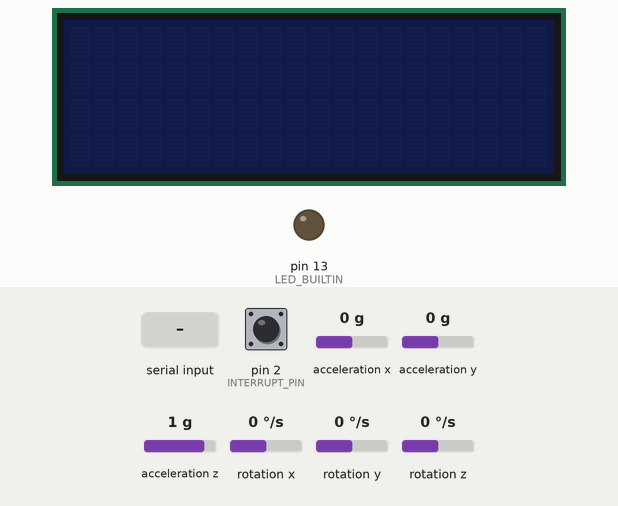
A sketch run on a simulated Arduino Uno, built with avr-gcc and run on an emulated ATmega328P. On the bench: 20×4 character LCD, output pins drawn as LEDs (lit = HIGH). Dashed ring = blinking. Inputs (shaded band) come from the test bench; at power-on: rotation z 0 °/s, acceleration x 0 g, acceleration z 1 g, acceleration y 0 g, pin 2 (INTERRUPT_PIN) LOW, rotation x 0 °/s, rotation y 0 °/s. The sensor or clock chip raises its interrupt line as the real part does; what the sketch prints to the serial monitor is not drawn.

Above: at 0.9 s.
1.0 s: "1\n" received over Serial
4.0 s: rotation z set to -100 °/s
At 4.77 s:
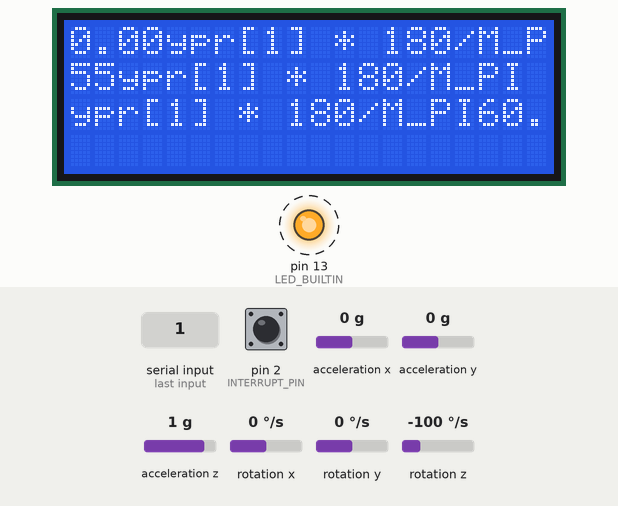
7.0 s: acceleration x set to -1.4 g
At 7.46 s:
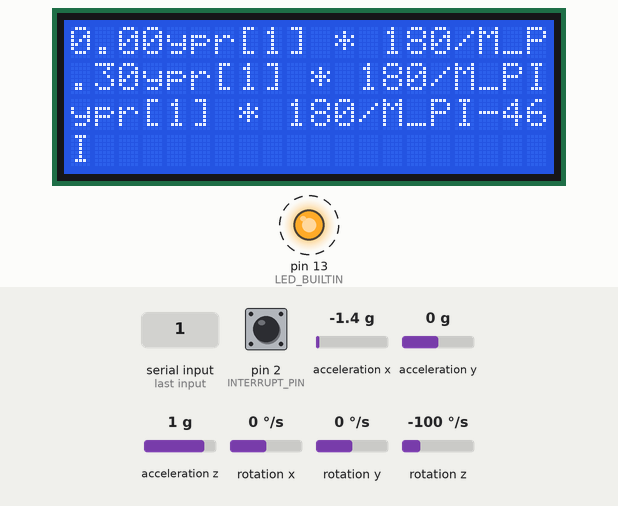
10.0 s: acceleration z set to 0 g
At 11.19 s:
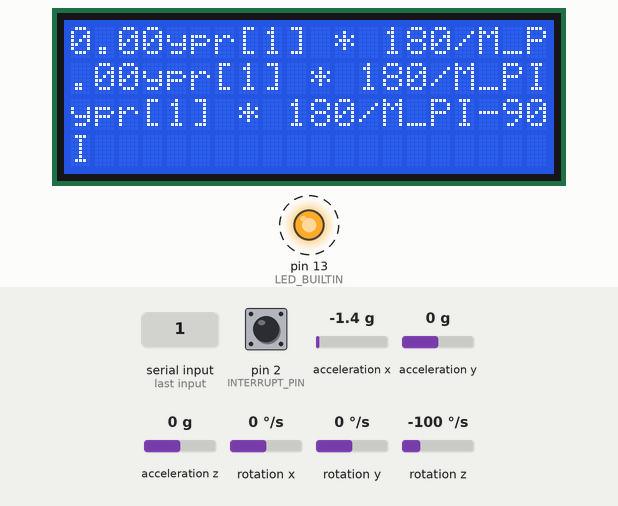
13.0 s: acceleration y set to 0.8 g
At 15.66 s:
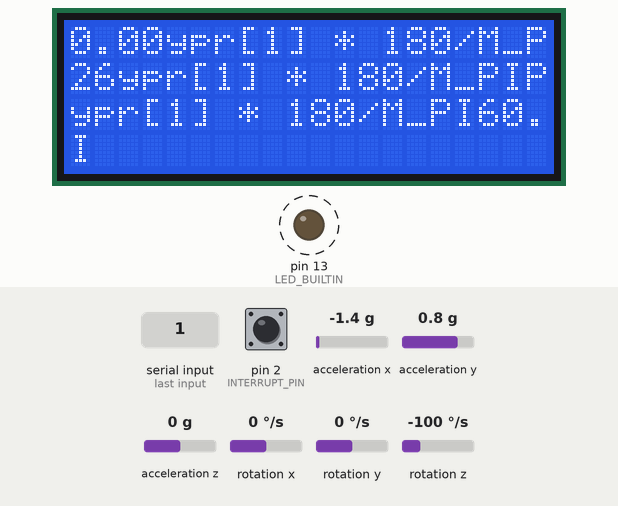
16.0 s: acceleration x set to 0 g
At 19.3 s:
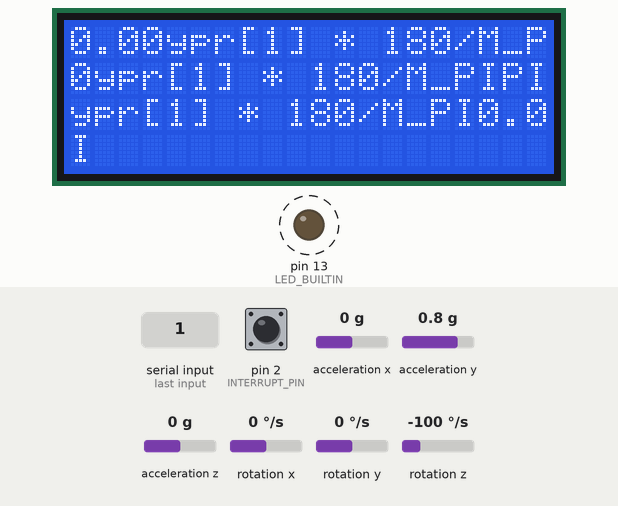
Timing chart, 0 to 20.0 s (numbered marks = the images above; inputs shaded):
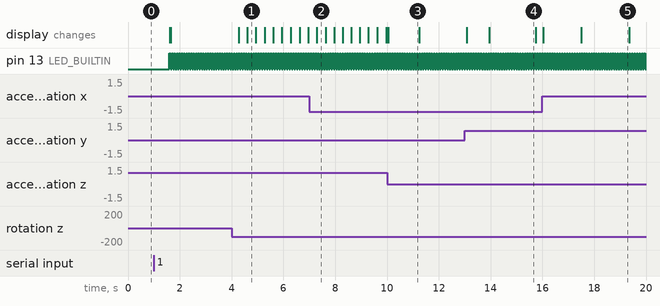

The sketch:

2310.ino
```cpp
/*
  MPU6050 DMP6

  Digital Motion Processor or DMP performs complex motion processing tasks.
  - Fuses the data from the accel, gyro, and external magnetometer if applied,
  compensating individual sensor noise and errors.
  - Detect specific types of motion without the need to continuously monitor
  raw sensor data with a microcontroller.
  - Reduce workload on the microprocessor.
  - Output processed data such as quaternions, Euler angles, and gravity vectors.

  The code includes an auto-calibration and offsets generator tasks. Different
  output formats available.

  This code is compatible with the teapot project by using the teapot output format.

  Circuit: In addition to connection 3.3v, GND, SDA, and SCL, this sketch
  depends on the MPU6050's INT pin being connected to the Arduino's
  external interrupt #0 pin.

  The teapot processing example may be broken due FIFO structure change if using DMP
  6.12 firmware version.

  Find the full MPU6050 library documentation here:
  https://github.com/ElectronicCats/mpu6050/wiki

*/
#include <LiquidCrystal_I2C.h>
#include "I2Cdev.h"
#include "MPU6050_6Axis_MotionApps20.h"
//#include "MPU6050_6Axis_MotionApps612.h" // Uncomment this library to work with DMP 6.12 and comment on the above library.
LiquidCrystal_I2C lcd(0x27,20,4);
/* MPU6050 default I2C address is 0x68*/
MPU6050 mpu;
//MPU6050 mpu(0x69); //Use for AD0 high
//MPU6050 mpu(0x68, &Wire1); //Use for AD0 low, but 2nd Wire (TWI/I2C) object.

/* OUTPUT FORMAT DEFINITION-------------------------------------------------------------------------------------------
- Use "OUTPUT_READABLE_QUATERNION" for quaternion commponents in [w, x, y, z] format. Quaternion does not
suffer from gimbal lock problems but is harder to parse or process efficiently on a remote host or software
environment like Processing.

- Use "OUTPUT_READABLE_EULER" for Euler angles (in degrees) output, calculated from the quaternions coming
from the FIFO. EULER ANGLES SUFFER FROM GIMBAL LOCK PROBLEM.

- Use "OUTPUT_READABLE_YAWPITCHROLL" for yaw/pitch/roll angles (in degrees) calculated from the quaternions
coming from the FIFO. THIS REQUIRES GRAVITY VECTOR CALCULATION.
YAW/PITCH/ROLL ANGLES SUFFER FROM GIMBAL LOCK PROBLEM.

- Use "OUTPUT_READABLE_REALACCEL" for acceleration components with gravity removed. The accel reference frame
is not compensated for orientation. +X will always be +X according to the sensor.

- Use "OUTPUT_READABLE_WORLDACCEL" for acceleration components with gravity removed and adjusted for the world
reference frame. Yaw is relative if there is no magnetometer present.

-  Use "OUTPUT_TEAPOT" for output that matches the InvenSense teapot demo.
-------------------------------------------------------------------------------------------------------------------------------*/
#define OUTPUT_READABLE_YAWPITCHROLL
//#define OUTPUT_READABLE_QUATERNION
//#define OUTPUT_READABLE_EULER
//#define OUTPUT_READABLE_REALACCEL
//#define OUTPUT_READABLE_WORLDACCEL
//#define OUTPUT_TEAPOT

int const INTERRUPT_PIN = 2;  // Define the interruption #0 pin
bool blinkState;

/*---MPU6050 Control/Status Variables---*/
bool DMPReady = false;  // Set true if DMP init was successful
uint8_t MPUIntStatus;   // Holds actual interrupt status byte from MPU
uint8_t devStatus;      // Return status after each device operation (0 = success, !0 = error)
uint16_t packetSize;    // Expected DMP packet size (default is 42 bytes)
uint8_t FIFOBuffer[64]; // FIFO storage buffer

/*---Orientation/Motion Variables---*/
Quaternion q;           // [w, x, y, z]         Quaternion container
VectorInt16 aa;         // [x, y, z]            Accel sensor measurements
VectorInt16 gy;         // [x, y, z]            Gyro sensor measurements
VectorInt16 aaReal;     // [x, y, z]            Gravity-free accel sensor measurements
VectorInt16 aaWorld;    // [x, y, z]            World-frame accel sensor measurements
VectorFloat gravity;    // [x, y, z]            Gravity vector
float euler[3];         // [psi, theta, phi]    Euler angle container
float ypr[3];           // [yaw, pitch, roll]   Yaw/Pitch/Roll container and gravity vector

/*-Packet structure for InvenSense teapot demo-*/
uint8_t teapotPacket[14] = { '$', 0x02, 0, 0, 0, 0, 0, 0, 0, 0, 0x00, 0x00, '\r', '\n' };

/*------Interrupt detection routine------*/
volatile bool MPUInterrupt = false;     // Indicates whether MPU6050 interrupt pin has gone high
void DMPDataReady() {
  MPUInterrupt = true;
}

void setup() {
  #if I2CDEV_IMPLEMENTATION == I2CDEV_ARDUINO_WIRE
    Wire.begin();
    Wire.setClock(400000); // 400kHz I2C clock. Comment on this line if having compilation difficulties
  #elif I2CDEV_IMPLEMENTATION == I2CDEV_BUILTIN_FASTWIRE
    Fastwire::setup(400, true);
  #endif

  Serial.begin(115200); //115200 is required for Teapot Demo output
  while (!Serial);

  /*Initialize device*/
  Serial.println(F("Initializing I2C devices..."));
  mpu.initialize();
  pinMode(INTERRUPT_PIN, INPUT);

  /*Verify connection*/
  Serial.println(F("Testing MPU6050 connection..."));
  if(mpu.testConnection() == false){
    Serial.println("MPU6050 connection failed");
    while(true);
  }
  else {
    Serial.println("MPU6050 connection successful");
  }

  /*Wait for Serial input*/
  Serial.println(F("\nSend any character to begin: "));
  while (Serial.available() && Serial.read()); // Empty buffer
  while (!Serial.available());                 // Wait for data
  while (Serial.available() && Serial.read()); // Empty buffer again

  /* Initializate and configure the DMP*/
  Serial.println(F("Initializing DMP..."));
  devStatus = mpu.dmpInitialize();

  /* Supply your gyro offsets here, scaled for min sensitivity */
  mpu.setXGyroOffset(0);
  mpu.setYGyroOffset(0);
  mpu.setZGyroOffset(0);
  mpu.setXAccelOffset(0);
  mpu.setYAccelOffset(0);
  mpu.setZAccelOffset(0);

  /* Making sure it worked (returns 0 if so) */
  if (devStatus == 0) {
    mpu.CalibrateAccel(6);  // Calibration Time: generate offsets and calibrate our MPU6050
    mpu.CalibrateGyro(6);
    Serial.println("These are the Active offsets: ");
    mpu.PrintActiveOffsets();
    Serial.println(F("Enabling DMP..."));   //Turning ON DMP
    mpu.setDMPEnabled(true);

    /*Enable Arduino interrupt detection*/
    Serial.print(F("Enabling interrupt detection (Arduino external interrupt "));
    Serial.print(digitalPinToInterrupt(INTERRUPT_PIN));
    Serial.println(F(")..."));
    attachInterrupt(digitalPinToInterrupt(INTERRUPT_PIN), DMPDataReady, RISING);
    MPUIntStatus = mpu.getIntStatus();

    /* Set the DMP Ready flag so the main loop() function knows it is okay to use it */
    Serial.println(F("DMP ready! Waiting for first interrupt..."));
    DMPReady = true;
    packetSize = mpu.dmpGetFIFOPacketSize(); //Get expected DMP packet size for later comparison
  }
  else {
    Serial.print(F("DMP Initialization failed (code ")); //Print the error code
    Serial.print(devStatus);
    Serial.println(F(")"));
    // 1 = initial memory load failed
    // 2 = DMP configuration updates failed
  }
  pinMode(LED_BUILTIN, OUTPUT);

   lcd.init();                      // initialize the lcd
  lcd.backlight();
}

void loop() {
  if (!DMPReady) return; // Stop the program if DMP programming fails.

  /* Read a packet from FIFO */
  if (mpu.dmpGetCurrentFIFOPacket(FIFOBuffer)) { // Get the Latest packet
    #ifdef OUTPUT_READABLE_YAWPITCHROLL
      /* Display Euler angles in degrees */
      mpu.dmpGetQuaternion(&q, FIFOBuffer);
      mpu.dmpGetGravity(&gravity, &q);
      mpu.dmpGetYawPitchRoll(ypr, &q, &gravity);
      Serial.print("ypr\t");
      Serial.print(ypr[0] * 180/M_PI);
      Serial.print("\t");
      Serial.print(ypr[1] * 180/M_PI);
      Serial.print("\t");
      Serial.println(ypr[2] * 180/M_PI);
           lcd.print((ypr[0] * 180/M_PI));
            lcd.print(("ypr[1] * 180/M_PI"));
    #endif

    #ifdef OUTPUT_READABLE_QUATERNION
      /* Display Quaternion values in easy matrix form: [w, x, y, z] */
      mpu.dmpGetQuaternion(&q, FIFOBuffer);
      Serial.print("quat\t");
      Serial.print(q.w);
      Serial.print("\t");
      Serial.print(q.x);
      Serial.print("\t");
      Serial.print(q.y);
      Serial.print("\t");
      Serial.println(q.z);
    #endif

    #ifdef OUTPUT_READABLE_EULER
      /* Display Euler angles in degrees */
      mpu.dmpGetQuaternion(&q, FIFOBuffer);
      mpu.dmpGetEuler(euler, &q);
      Serial.print("euler\t");
      Serial.print(euler[0] * 180/M_PI);
      Serial.print("\t");
      Serial.print(euler[1] * 180/M_PI);
      Serial.print("\t");
      Serial.println(euler[2] * 180/M_PI);
    #endif

    #ifdef OUTPUT_READABLE_REALACCEL
      /* Display real acceleration, adjusted to remove gravity */
      mpu.dmpGetQuaternion(&q, FIFOBuffer);
      mpu.dmpGetAccel(&aa, FIFOBuffer);
      mpu.dmpGetGravity(&gravity, &q);
      mpu.dmpGetLinearAccel(&aaReal, &aa, &gravity);
      Serial.print("areal\t");
      Serial.print(aaReal.x);
      Serial.print("\t");
      Serial.print(aaReal.y);
      Serial.print("\t");
      Serial.println(aaReal.z);
    #endif

    #ifdef OUTPUT_READABLE_WORLDACCEL
      /* Display initial world-frame acceleration, adjusted to remove gravity
      and rotated based on known orientation from Quaternion */
      mpu.dmpGetQuaternion(&q, FIFOBuffer);
      mpu.dmpGetAccel(&aa, FIFOBuffer);
      mpu.dmpGetGravity(&gravity, &q);
      mpu.dmpGetLinearAccel(&aaReal, &aa, &gravity);
      mpu.dmpGetLinearAccelInWorld(&aaWorld, &aaReal, &q);
      Serial.print("aworld\t");
      Serial.print(aaWorld.x);
      Serial.print("\t");
      Serial.print(aaWorld.y);
      Serial.print("\t");
      Serial.println(aaWorld.z);
    #endif

    #ifdef OUTPUT_TEAPOT
      /* Display quaternion values in InvenSense Teapot demo format */
      teapotPacket[2] = FIFOBuffer[0];
      teapotPacket[3] = FIFOBuffer[1];
      teapotPacket[4] = FIFOBuffer[4];
      teapotPacket[5] = FIFOBuffer[5];
      teapotPacket[6] = FIFOBuffer[8];
      teapotPacket[7] = FIFOBuffer[9];
      teapotPacket[8] = FIFOBuffer[12];
      teapotPacket[9] = FIFOBuffer[13];
      Serial.write(teapotPacket, 14);
      teapotPacket[11]++; // PacketCount, loops at 0xFF on purpose
     #endif

  /* Blink LED to indicate activity */
  blinkState = !blinkState;
  digitalWrite(LED_BUILTIN, blinkState);
  }
  lcd.setCursor(0,2);
  lcd.print(("ypr[1] * 180/M_PI"));
}
```

Measured:
- after the input at 1.0 s, pin 13 (LED_BUILTIN): alternates HIGH for 0.05 s and LOW for 0.05 s, starting after 0.60 s
- after the input at 4.0 s, the display: first changes after 0.28 s (image 1 shows a later state)
- after the input at 13.0 s, the display: first changes after 0.07 s (image 4 shows a later state)
- after the input at 16.0 s, the display: first changes at once (image 5 shows a later state)
